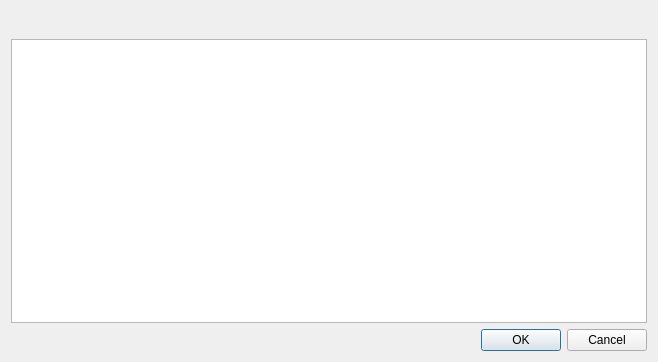
<?xml version="1.0" encoding="UTF-8"?>
<ui version="4.0">
 <class>frmFormats</class>
 <widget class="QDialog" name="frmFormats">
  <property name="windowModality">
   <enum>Qt::WindowModal</enum>
  </property>
  <property name="geometry">
   <rect>
    <x>0</x>
    <y>0</y>
    <width>658</width>
    <height>362</height>
   </rect>
  </property>
  <property name="windowTitle">
   <string>Managing product formats</string>
  </property>
  <property name="windowIcon">
   <iconset resource="../images/caloriestracker.qrc">
    <normaloff>:/caloriestracker/books.png</normaloff>:/caloriestracker/books.png</iconset>
  </property>
  <property name="modal">
   <bool>true</bool>
  </property>
  <layout class="QHBoxLayout" name="horizontalLayout_16">
   <item>
    <layout class="QVBoxLayout" name="verticalLayout_3">
     <item>
      <widget class="QLabel" name="lbl">
       <property name="font">
        <font>
         <pointsize>14</pointsize>
         <weight>75</weight>
         <bold>true</bold>
        </font>
       </property>
       <property name="styleSheet">
        <string notr="true">color: rgb(0, 128, 0);</string>
       </property>
       <property name="alignment">
        <set>Qt::AlignCenter</set>
       </property>
      </widget>
     </item>
     <item>
      <widget class="myQTableWidget" name="tblFormats">
       <property name="contextMenuPolicy">
        <enum>Qt::CustomContextMenu</enum>
       </property>
       <property name="editTriggers">
        <set>QAbstractItemView::NoEditTriggers</set>
       </property>
       <property name="alternatingRowColors">
        <bool>true</bool>
       </property>
       <property name="selectionMode">
        <enum>QAbstractItemView::SingleSelection</enum>
       </property>
       <property name="selectionBehavior">
        <enum>QAbstractItemView::SelectRows</enum>
       </property>
      </widget>
     </item>
     <item>
      <widget class="QDialogButtonBox" name="bb">
       <property name="standardButtons">
        <set>QDialogButtonBox::Cancel|QDialogButtonBox::Ok</set>
       </property>
      </widget>
     </item>
    </layout>
   </item>
  </layout>
  <action name="actionFormatNew">
   <property name="icon">
    <iconset resource="../images/caloriestracker.qrc">
     <normaloff>:/caloriestracker/add.png</normaloff>:/caloriestracker/add.png</iconset>
   </property>
   <property name="text">
    <string>New product format</string>
   </property>
   <property name="toolTip">
    <string>New product format</string>
   </property>
  </action>
  <action name="actionFormatDelete">
   <property name="icon">
    <iconset resource="../images/caloriestracker.qrc">
     <normaloff>:/caloriestracker/list-remove.png</normaloff>:/caloriestracker/list-remove.png</iconset>
   </property>
   <property name="text">
    <string>Delete product format</string>
   </property>
   <property name="toolTip">
    <string>Delete product format</string>
   </property>
  </action>
  <action name="actionFormatEdit">
   <property name="icon">
    <iconset resource="../images/caloriestracker.qrc">
     <normaloff>:/caloriestracker/document-edit.png</normaloff>:/caloriestracker/document-edit.png</iconset>
   </property>
   <property name="text">
    <string>Edit product format</string>
   </property>
   <property name="toolTip">
    <string>Edit product format</string>
   </property>
  </action>
 </widget>
 <customwidgets>
  <customwidget>
   <class>myQTableWidget</class>
   <extends>QTableWidget</extends>
   <header location="global">myqtablewidget</header>
  </customwidget>
 </customwidgets>
 <resources>
  <include location="../images/caloriestracker.qrc"/>
 </resources>
 <connections/>
</ui>
